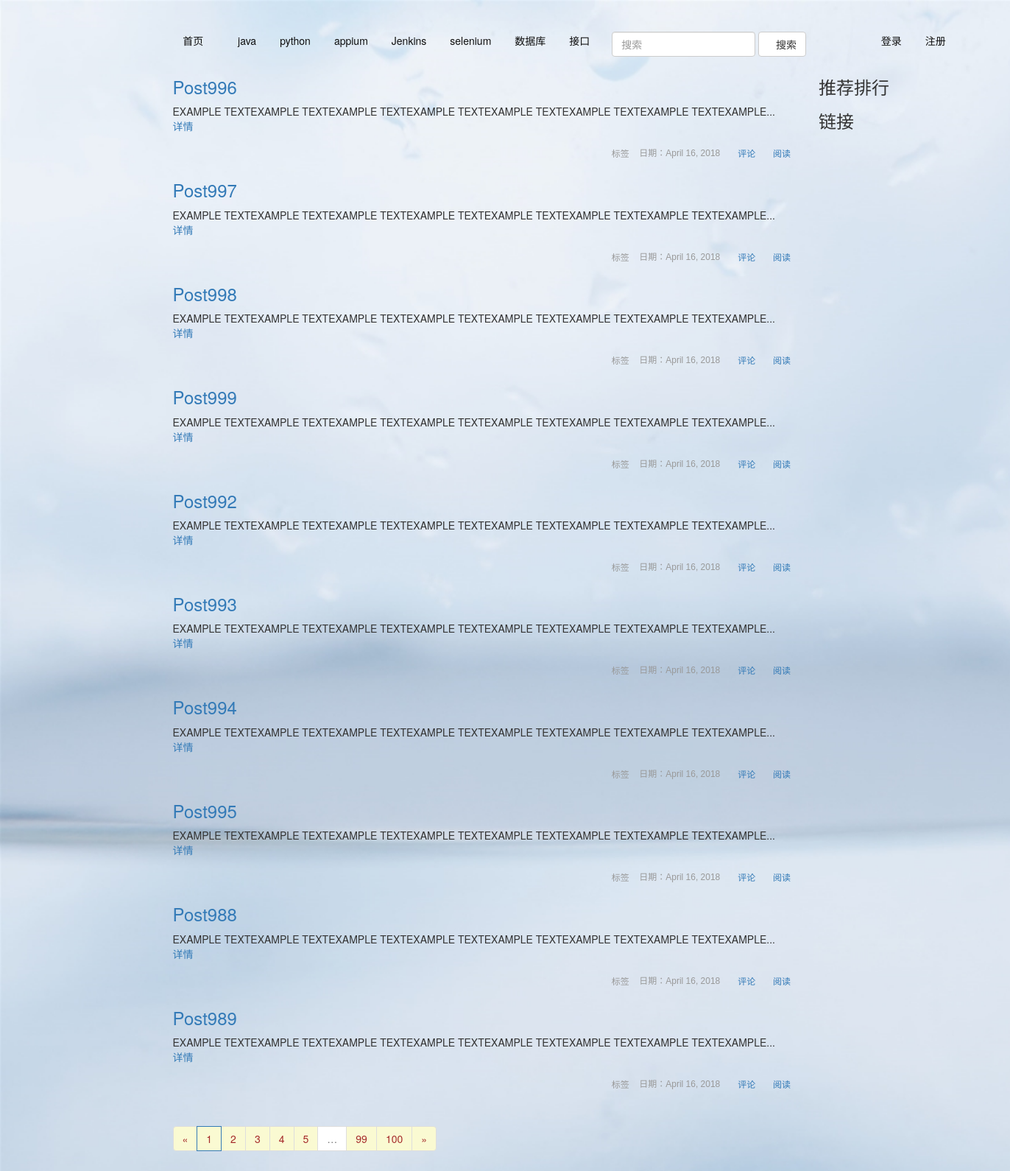
The page / on the database its author committed.
### app/models.py (models this page shows, shortened)
class Classifa(db.Model):
    __tablename__='fenlei'
    id=db.Column(db.Integer(),primary_key=True)
    name=db.Column(db.String(64))

class Post(db.Model):
    __tablename__='posts'
    id=db.Column(db.Integer(),primary_key=True,autoincrement=True)
    title=db.Column(db.String(255),unique=False)
    text=db.Column(db.Text())
    publish_date=db.Column(db.DateTime(),default=datetime.datetime.now())
    user_id=db.Column(db.Integer(),db.ForeignKey('users.id'))
    is_recomment=db.Column(db.Boolean(),default=False)
    comments = db.relationship(
        'Comment',
        backref='posts',
        lazy='dynamic')
    tag = db.relationship(
        'Tag',
        secondary=posts_tags,
        backref=db.backref('posts', lazy='dynamic')
    )
    classname=db.relationship('Classifa',
    	secondary=post_class,
    	backref=db.backref('posts'))

### app/views.py (the view)
class HomeView(MethodView):
    def get(self,page=1):
        pagination=Post.query.order_by(Post.publish_date.desc()).paginate(page, per_page=10,error_out=False)
        posts = pagination.items
        link,tuijian_post,fenlei=get_tui_link()
        return render_template('home1.html',posts=posts,pagination=pagination,tuijian_post=tuijian_post,fenleis=fenlei,links=link)

### app/views.py (called while the page is built)
def get_tui_link():
    link=db.session.query(Link).all()
    fenlei=db.session.query(Classifa).all()
    tuijian_post=Post.query.filter_by(is_recomment=True).all()
    return link,tuijian_post,fenlei

### app/templates/home1.html (shortened to what this page needs)
{% extends 'base.html' %}
{%block nav%}
    {%for nav in fenleis%}
        <li >
            <a href="{{url_for ('fenlei',fenlei_name=nav.name,page=1)}}" style="color: #0f0f0f">{{nav.name}}</a>
        </li>
    {%endfor%}
{%endblock%}
{% block body%}
    {% import "mac.html" as macros %}
    {% for post in posts %}
        <div style="height:10%">
            <h3><a href="{{url_for('post',post_id=post.id)}}">{{ post.title }}</a></h3>
            {{ post.text | truncate(100) | safe }}
            <p> <a href="{{url_for('post',post_id=post.id)}}">详情</a></p>
            <div style="padding: 5px 0;color: #999;font: normal 12px/24px Arial;text-align: right;">
                <span class="glyphicon glyphicon-tag">标签 </span>
                <span  style="margin: 0 5px 0 0;">&nbsp;日期：{{ moment(post.publish_date).format('LL')}}&nbsp;</span>
                <span  style="margin: 0 5px 0 0;" class="glyphicon glyphicon-comment"><a href='{{url_for('post',post_id=post.id)}}'>&nbsp;评论&nbsp;</a></span>
                <span  style="margin: 0 5px 0 0;" class="glyphicon glyphicon-eye-open"><a href='{{url_for('post',post_id=post.id)}}'>&nbsp;阅读&nbsp;</a></span></div>
        </div>
    {% endfor %}
    <div class="pagination" >
        {{ macros.pagination_widget(pagination,'.home') }}
    </div>        {% endblock %}

### app/templates/base.html (shortened to what this page needs)
<!DOCTYPE html>
<html lang="en">
<head>
    <link rel="stylesheet" href="http://cdn.static.runoob.com/libs/bootstrap/3.3.7/css/bootstrap.min.css">
</head>
<body background="../static/img/178.jpg" style="background-size:cover">
<div style="margin-left: 17%;margin-top: 15px;text-align: center">
    <ul class="nav nav-pills" >
        <li id="beiji">
            <a href="{{url_for ('home',page=1)}}" style="color: #0f0f0f"  >首页
                <span class="glyphicon glyphicon-home"></span>
            </a>
        </li>
        {%block nav%}
        {%endblock%}
        <form class="navbar-form navbar-left" role="search" method="POST" action="{{ url_for('serch')
                }}">
            <div class="form-group">
                <input type="" class="form-control" placeholder="搜索" name='text'>
            </div>
            <button type="submit" class="btn btn-default"><span class="glyphicon glyphicon-search"></span>搜索</button>
        </form>
        {% if session.username %}
            <li style="margin-left:5%">
                <a href="{{url_for('center_person')}}">{{ session.username }}</a>{{xiaoxi}}</li>
            <li>
                <a href="{{ url_for ('logout')}}">退出</a>
            </li>
        {% else %}
            <li style="margin-left:5%">
                <a  href="{{ url_for ('login')}}" style="color: #0f0f0f" ><span class="glyphicon glyphicon-log-in"></span>&nbsp;登录</a>
            </li>
            <li  >
                <a href="{{ url_for ('reg')}}" style="color: #0f0f0f">注册</a>
            </li>
        {% endif %}
    </ul>
</div>
<div class="container" style="margin-top: inherit;margin-left:16%">
    <div class="row">
        <div class="col-md-9" >
            {% block body%}
            {% endblock %}
        </div>
        <div class="col-md-3" style="margin-top: inherit">
            <div>
                <h3>推荐排行</h3>
            </div>
            <div>
                <h3>链接</h3>
            </div>
        </div>
    </div>
</div>
</body>

### app/templates/mac.html
{% macro pagination_widget(pagination, endpoint) %}
    <ul class="pagination">
        <li{% if not pagination.has_prev %} class="disabled"{% endif %}>
            <a style='background-color: lightgoldenrodyellow;color: brown;' href="{% if pagination.has_prev %}{{ url_for(endpoint,
page = pagination.page - 1, **kwargs) }}{% else %}#{% endif %}">
                &laquo;
            </a>
        </li>
        {% for p in pagination.iter_pages() %}
            {% if p %}
                {% if p == pagination.page %}
                    <li class="active">
                        <a style='background-color: lightgoldenrodyellow;color: brown;' href="{{ url_for(endpoint, page = p, **kwargs) }}">{{ p }}</a>
                    </li>
                {% else %}
                    <li>
                        <a style='background-color: lightgoldenrodyellow;color: brown;' href="{{ url_for(endpoint, page = p, **kwargs) }}">{{ p }}</a>
                    </li>
                {% endif %}
            {% else %}
                <li class="disabled"><a href="#">&hellip;</a></li>
            {% endif %}
        {% endfor %}
        <li{% if not pagination.has_next %} class="disabled"{% endif %}>
            <a  style='background-color: lightgoldenrodyellow;color: brown;' href="{% if pagination.has_next %}{{ url_for(endpoint,
page = pagination.page + 1, **kwargs) }}{% else %}#{% endif %}">
                &raquo;
            </a>
        </li>
    </ul>
{% endmacro %}

### rows shown on the page
Classifa: name "java"
Classifa: name "python"
Classifa: name "appium"
Classifa: name "Jenkins"
Classifa: name "selenium"
Classifa: name "数据库"
Classifa: name "接口"
Post: title "Post996", text "EXAMPLE TEXTEXAMPLE TEXTEXAMPLE TEXTEXAMPLE TEXTEXAMPLE TEXTEXAMPLE TEXTEXAMPLE TEXTEXAMPLE...", publish_date "April 16, 2018"
Post: title "Post997", text "EXAMPLE TEXTEXAMPLE TEXTEXAMPLE TEXTEXAMPLE TEXTEXAMPLE TEXTEXAMPLE TEXTEXAMPLE TEXTEXAMPLE...", publish_date "April 16, 2018"
Post: title "Post998", text "EXAMPLE TEXTEXAMPLE TEXTEXAMPLE TEXTEXAMPLE TEXTEXAMPLE TEXTEXAMPLE TEXTEXAMPLE TEXTEXAMPLE...", publish_date "April 16, 2018"
Post: title "Post999", text "EXAMPLE TEXTEXAMPLE TEXTEXAMPLE TEXTEXAMPLE TEXTEXAMPLE TEXTEXAMPLE TEXTEXAMPLE TEXTEXAMPLE...", publish_date "April 16, 2018"
Post: title "Post992", text "EXAMPLE TEXTEXAMPLE TEXTEXAMPLE TEXTEXAMPLE TEXTEXAMPLE TEXTEXAMPLE TEXTEXAMPLE TEXTEXAMPLE...", publish_date "April 16, 2018"
Post: title "Post993", text "EXAMPLE TEXTEXAMPLE TEXTEXAMPLE TEXTEXAMPLE TEXTEXAMPLE TEXTEXAMPLE TEXTEXAMPLE TEXTEXAMPLE...", publish_date "April 16, 2018"
Post: title "Post994", text "EXAMPLE TEXTEXAMPLE TEXTEXAMPLE TEXTEXAMPLE TEXTEXAMPLE TEXTEXAMPLE TEXTEXAMPLE TEXTEXAMPLE...", publish_date "April 16, 2018"
Post: title "Post995", text "EXAMPLE TEXTEXAMPLE TEXTEXAMPLE TEXTEXAMPLE TEXTEXAMPLE TEXTEXAMPLE TEXTEXAMPLE TEXTEXAMPLE...", publish_date "April 16, 2018"
Post: title "Post988", text "EXAMPLE TEXTEXAMPLE TEXTEXAMPLE TEXTEXAMPLE TEXTEXAMPLE TEXTEXAMPLE TEXTEXAMPLE TEXTEXAMPLE...", publish_date "April 16, 2018"
Post: title "Post989", text "EXAMPLE TEXTEXAMPLE TEXTEXAMPLE TEXTEXAMPLE TEXTEXAMPLE TEXTEXAMPLE TEXTEXAMPLE TEXTEXAMPLE...", publish_date "April 16, 2018"

### other values the page prints
{{ p }} "1"
{{ p }} "2" "3" "4" "5" "99" "100"
